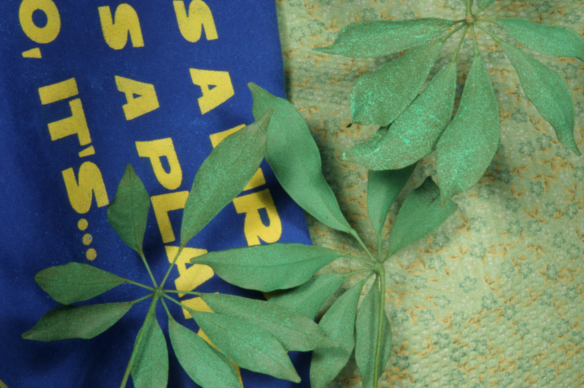
#> input picture src/intern/cpu/bilateralfilter/tests/data/frame09.png, 584 x 388 px, given in place of frame07.png, which was not available
$ python main.py
#> lines starting #> are read from the running program, lines starting #| are printed output that depends on the picture; pictures that were not available may be replaced by others from this repository, and a replacement may not be noted
#> in loadImage, np_img is the input picture: shape (388, 584, 3) float32; mean R, G, B 0.364, 0.476, 0.388
### prototypes/KLT Tracker/Utilities/images.py
import numpy as np
import scipy
from matplotlib.pyplot import imread
import matplotlib.pyplot as plt
import logging
from Utilities.loggingHelper import *

def _translateDirection1(np_img):
    np_temp=np.swapaxes(np_img,0,1)
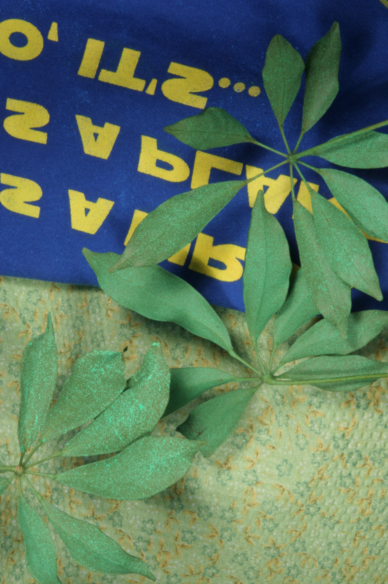
#> np_temp: shape (584, 388, 3) float32; mean R, G, B 0.364, 0.476, 0.388
    np_result=np.flip(np_temp,axis=1)
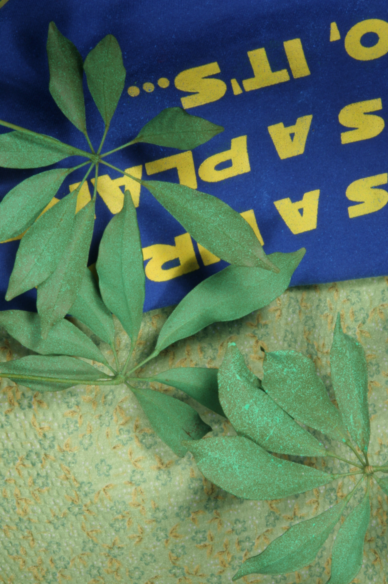
#> np_result: shape (584, 388, 3) float32; mean R, G, B 0.364, 0.476, 0.388
    return np_result

# [5 lines left out: function _translateDirection2, not called in this run]


def loadImage(path):
    """
    importiert ein Bild
    BSP. Koordinatenraum des Bildes:
    1|2
    3|4

    3 hat die Koordinate x:0,y:0
    4 hat die Koordinate x:1,y:0
    1 hat die Koordinate x:0,y:1
    2 hat die Koordinate x:1,y:1
    Sei img das zurückgegebene Bild
    Abfrage: img[x][y]
    """

    np_img = imread(path)

    #Koorigieren des Koordinatenraums
    np_result = _translateDirection1(np_img)

    if(np_result.shape[2]>3):
        np_result = np_result[:,:,0:3]
    return np_result

# [13 lines left out: functions convertImageToGrayScale, showImage, not called in this run]

def saveCSV(np_img,name):
    path=name+".cvs"
    np.savetxt(path,np_img)

def loadCSV(path):
    return np.loadtxt(path)

# [53 lines left out: functions shapeCXYToXYC, showGradient, showToPointsOnTowImgs, not called in this run]

# [11 lines that do not run on import are left out]

### prototypes/KLT Tracker/setupTracking.py
import numpy as np
import scipy
from matplotlib.pyplot import imread
import matplotlib.pyplot as plt
import logging
from Utilities.images import loadImage
from InterpolateImg import interpolate2dArray
from ImageDerivatives import grayScaleGradient

"""
    I,T sind numpy arrays der Form (color Dimension) des Typen interpolte2d
    gradT ist ein numpy array der Form (color Dimension) des Typen interpolte2d
    N_0L und N_0U sollen einen Viereck aufspannen. Wobei N_0L der untere (lower) Punkt ist,
    und N_0U der Obere (upper)
    epislon Wert ab dem die Schrittweite klein genug ist um abgebrochen zu werden
    maxIteration ist die maximale Anzahl der Iteration die der Algorithmus machen darf

    die Interpolate2d Klasse sollte so Funktionieren,
    dass f([1,2,3,4],[1,2,3]) die pixel an den Punken:
    [
    [[1,1],[1,2],[1,3]]
    [[2,1],[2,2],[2,3]]
    [[3,1],[3,2],[3,3]]
    [[4,1],[4,2],[4,3]]
    ]
    zurück gibt

    """


def setupImageForTracking(templateImgPath, targetImgPath ):
    """
    templateImgPath und targetImgPath sind Strings

    Zur Rückgabe:

    I,T sind numpy arrays der Form (color Dimension) des Typen interpolte2d
    die Interpolate2d Klasse gibt f([1,2,3,4],[1,2,3]) die pixel an den Punken:
    [
    [[1,1],[1,2],[1,3]]
    [[2,1],[2,2],[2,3]]
    [[3,1],[3,2],[3,3]]
    [[4,1],[4,2],[4,3]]
    ]
    zurück gibt

    return: I,T,gradT
    """
    templImg = loadImage(templateImgPath)
    targImg = loadImage(targetImgPath)
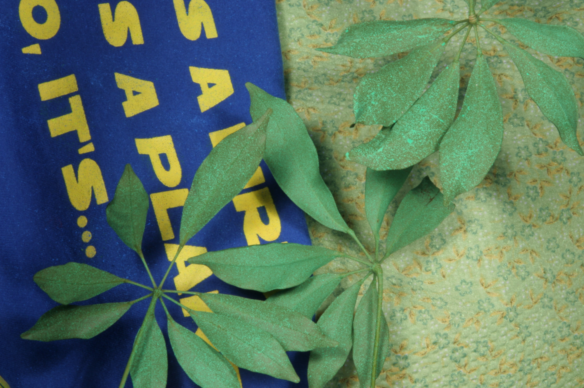
#> input picture src/intern/cpu/bilateralfilter/tests/data/frame08.png, 584 x 388 px, found by its file name
#> in loadImage, np_img is the input picture: shape (388, 584, 3) float32; mean R, G, B 0.365, 0.477, 0.388
#> in _translateDirection1 (call 2), `np_temp=np.swapaxes(np_img,0,1)`:
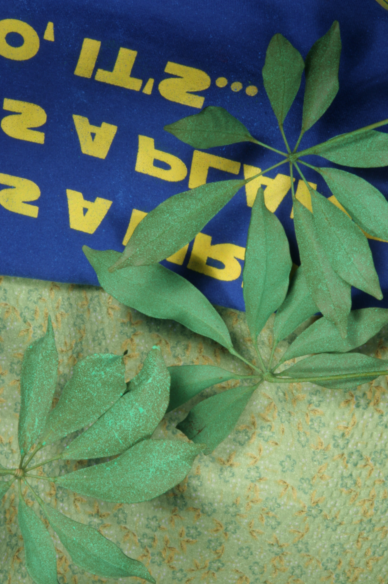
#> np_temp: shape (584, 388, 3) float32; mean R, G, B 0.365, 0.477, 0.388
#> in _translateDirection1 (call 2), `np_result=np.flip(np_temp,axis=1)`:
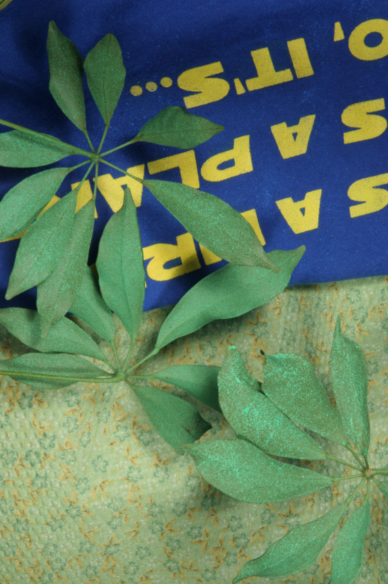
#> np_result: shape (584, 388, 3) float32; mean R, G, B 0.365, 0.477, 0.388
    colorDim = templImg.shape[2]
#> colorDim = 3

    I = np.empty(shape=(colorDim),dtype="O")
    T = np.empty(shape=(colorDim),dtype="O")
    gradT = np.empty(shape=(colorDim,2),dtype="O")

    for c in range(colorDim):
        I[c] = interpolate2dArray(targImg[:,:,c])
        T[c] = interpolate2dArray(templImg[:,:,c])
        gradX1 = grayScaleGradient(templImg[:,:,c],"X")
        gradX2 = grayScaleGradient(templImg[:,:,c],"Y")
        gradT[c][0]=interpolate2dArray(gradX1)
        gradT[c][1]=interpolate2dArray(gradX2)
    return (I,T,gradT)


# [4 lines left out: function setupTrackingRegion, not called in this run]

### prototypes/KLT Tracker/InterpolateImg.py
import numpy as np
import scipy
from scipy import interpolate
from matplotlib.pyplot import imread
import matplotlib.pyplot as plt
import logging


class Interpolator:
    x_min=0
    x_max=0
    y_min=0
    y_max=0
    # [6 lines left out: function __init__, not called in this run]
    def __call__(self,x,y):
        return self.inter2dObj(y,x)

def interpolate2dArray(np_array):
    """
    np_array ist ein 2D numpy Array
    return Interpolator Obj des Arrays
    """
    #Sicherheit
    if(type(np_array)!=np.ndarray):
        raise Exception("np_array muss ein numpy Array sein")
    if(len(np_array.shape)!=2):
        raise Exception("np_array muss ein 2D numpy Array sein")

    x = np.arange(np_array.shape[0])
    y = np.arange(np_array.shape[1])


#> (the run stopped early here; a loop or call above may not have finished)
